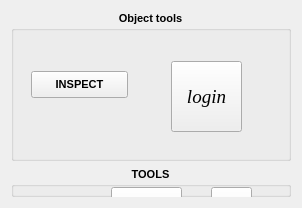
         <widget class="QWidget" name="Objects">
          <attribute name="title">
           <string>Objects</string>
          </attribute>
          <layout class="QGridLayout" name="gridLayout_16">
           <item row="0" column="0">
            <widget class="QGroupBox" name="gp_object_tools">
             <property name="minimumSize">
              <size>
               <width>280</width>
               <height>150</height>
              </size>
             </property>
             <property name="maximumSize">
              <size>
               <width>16777215</width>
               <height>150</height>
              </size>
             </property>
             <property name="font">
              <font>
               <pointsize>8</pointsize>
               <weight>75</weight>
               <bold>true</bold>
              </font>
             </property>
             <property name="title">
              <string>Object tools</string>
             </property>
             <property name="alignment">
              <set>Qt::AlignHCenter|Qt::AlignTop</set>
             </property>
             <widget class="QToolButton" name="btn_login">
              <property name="geometry">
               <rect>
                <x>160</x>
                <y>50</y>
                <width>71</width>
                <height>71</height>
               </rect>
              </property>
              <property name="font">
               <font>
                <family>Times New Roman</family>
                <pointsize>14</pointsize>
                <weight>50</weight>
                <italic>true</italic>
                <bold>false</bold>
               </font>
              </property>
              <property name="text">
               <string>login</string>
              </property>
              <property name="icon">
               <iconset>
                <normaloff>../resources/icons/hand_stop.png</normaloff>../resources/icons/hand_stop.png</iconset>
              </property>
              <property name="iconSize">
               <size>
                <width>32</width>
                <height>32</height>
               </size>
              </property>
              <property name="checkable">
               <bool>true</bool>
              </property>
              <property name="autoExclusive">
               <bool>false</bool>
              </property>
              <property name="toolButtonStyle">
               <enum>Qt::ToolButtonTextUnderIcon</enum>
              </property>
             </widget>
             <widget class="QPushButton" name="btn_inspect">
              <property name="geometry">
               <rect>
                <x>20</x>
                <y>60</y>
                <width>97</width>
                <height>27</height>
               </rect>
              </property>
              <property name="text">
               <string>INSPECT</string>
              </property>
             </widget>
            </widget>
           </item>
           <item row="1" column="0">
            <widget class="QGroupBox" name="gp_object_specification">
             <property name="enabled">
              <bool>true</bool>
             </property>
             <property name="minimumSize">
              <size>
               <width>100</width>
               <height>0</height>
              </size>
             </property>
             <property name="font">
              <font>
               <pointsize>8</pointsize>
               <weight>75</weight>
               <bold>true</bold>
              </font>
             </property>
             <property name="title">
              <string>TOOLS</string>
             </property>
             <property name="alignment">
              <set>Qt::AlignHCenter|Qt::AlignTop</set>
             </property>
             <widget class="QToolButton" name="btnReset">
              <property name="geometry">
               <rect>
                <x>200</x>
                <y>20</y>
                <width>41</width>
                <height>71</height>
               </rect>
              </property>
              <property name="font">
               <font>
                <family>Ubuntu</family>
                <pointsize>12</pointsize>
                <weight>75</weight>
                <italic>true</italic>
                <bold>true</bold>
               </font>
              </property>
              <property name="text">
               <string>Reset</string>
              </property>
              <property name="icon">
               <iconset>
                <normaloff>ICONS/reset.png</normaloff>ICONS/reset.png</iconset>
              </property>
              <property name="iconSize">
               <size>
                <width>64</width>
                <height>64</height>
               </size>
              </property>
              <property name="checkable">
               <bool>false</bool>
              </property>
              <property name="autoExclusive">
               <bool>true</bool>
              </property>
              <property name="toolButtonStyle">
               <enum>Qt::ToolButtonTextUnderIcon</enum>
              </property>
             </widget>
             <widget class="QToolButton" name="btnBackup">
              <property name="geometry">
               <rect>
                <x>20</x>
                <y>30</y>
                <width>61</width>
                <height>61</height>
               </rect>
              </property>
              <property name="font">
               <font>
                <family>Ubuntu</family>
                <pointsize>12</pointsize>
                <weight>75</weight>
                <italic>true</italic>
                <bold>true</bold>
               </font>
              </property>
              <property name="text">
               <string>Backup</string>
              </property>
              <property name="icon">
               <iconset>
                <normaloff>ICONS/Backup-Sync-icon.png</normaloff>ICONS/Backup-Sync-icon.png</iconset>
              </property>
              <property name="iconSize">
               <size>
                <width>64</width>
                <height>64</height>
               </size>
              </property>
              <property name="checkable">
               <bool>false</bool>
              </property>
              <property name="autoExclusive">
               <bool>false</bool>
              </property>
              <property name="toolButtonStyle">
               <enum>Qt::ToolButtonTextUnderIcon</enum>
              </property>
             </widget>
             <widget class="QToolButton" name="btnReload">
              <property name="geometry">
               <rect>
                <x>100</x>
                <y>20</y>
                <width>71</width>
                <height>81</height>
               </rect>
              </property>
              <property name="font">
               <font>
                <family>Ubuntu</family>
                <pointsize>12</pointsize>
                <weight>75</weight>
                <italic>true</italic>
                <bold>true</bold>
               </font>
              </property>
              <property name="text">
               <string>Reload</string>
              </property>
              <property name="icon">
               <iconset>
                <normaloff>ICONS/Reload icon.png</normaloff>ICONS/Reload icon.png</iconset>
              </property>
              <property name="iconSize">
               <size>
                <width>64</width>
                <height>64</height>
               </size>
              </property>
              <property name="checkable">
               <bool>false</bool>
              </property>
              <property name="autoExclusive">
               <bool>false</bool>
              </property>
              <property name="toolButtonStyle">
               <enum>Qt::ToolButtonTextUnderIcon</enum>
              </property>
             </widget>
             <widget class="QGroupBox" name="gp_object_specification_2">
              <property name="enabled">
               <bool>true</bool>
              </property>
              <property name="geometry">
               <rect>
                <x>20</x>
                <y>130</y>
                <width>241</width>
                <height>321</height>
               </rect>
              </property>
              <property name="minimumSize">
               <size>
                <width>100</width>
                <height>0</height>
               </size>
              </property>
              <property name="font">
               <font>
                <pointsize>8</pointsize>
                <weight>75</weight>
                <bold>true</bold>
               </font>
              </property>
              <property name="title">
               <string>COUNT</string>
              </property>
              <property name="alignment">
               <set>Qt::AlignHCenter|Qt::AlignTop</set>
              </property>
              <widget class="QLabel" name="val_rhs">
               <property name="geometry">
                <rect>
                 <x>90</x>
                 <y>60</y>
                 <width>111</width>
                 <height>41</height>
                </rect>
               </property>
               <property name="frameShape">
                <enum>QFrame::StyledPanel</enum>
               </property>
               <property name="frameShadow">
                <enum>QFrame::Sunken</enum>
               </property>
               <property name="text">
                <string/>
               </property>
              </widget>
              <widget class="QLabel" name="lbrhs">
               <property name="geometry">
                <rect>
                 <x>30</x>
                 <y>70</y>
                 <width>66</width>
                 <height>17</height>
                </rect>
               </property>
               <property name="font">
                <font>
                 <pointsize>12</pointsize>
                 <weight>75</weight>
                 <italic>true</italic>
                 <bold>true</bold>
                </font>
               </property>
               <property name="text">
                <string>RHS</string>
               </property>
              </widget>
              <widget class="QLabel" name="val_mdl">
               <property name="geometry">
                <rect>
                 <x>90</x>
                 <y>150</y>
                 <width>111</width>
                 <height>41</height>
                </rect>
               </property>
               <property name="frameShape">
                <enum>QFrame::StyledPanel</enum>
               </property>
               <property name="frameShadow">
                <enum>QFrame::Sunken</enum>
               </property>
               <property name="text">
                <string/>
               </property>
              </widget>
              <widget class="QLabel" name="lbmdl">
               <property name="geometry">
                <rect>
                 <x>30</x>
                 <y>160</y>
                 <width>66</width>
                 <height>17</height>
                </rect>
               </property>
               <property name="font">
                <font>
                 <pointsize>12</pointsize>
                 <weight>75</weight>
                 <italic>true</italic>
                 <bold>true</bold>
                </font>
               </property>
               <property name="text">
                <string>MDL</string>
               </property>
              </widget>
              <widget class="QLabel" name="val_lhs">
               <property name="geometry">
                <rect>
                 <x>90</x>
                 <y>230</y>
                 <width>111</width>
                 <height>41</height>
                </rect>
               </property>
               <property name="frameShape">
                <enum>QFrame::StyledPanel</enum>
               </property>
               <property name="frameShadow">
                <enum>QFrame::Sunken</enum>
               </property>
               <property name="text">
                <string/>
               </property>
              </widget>
              <widget class="QLabel" name="lblhs">
               <property name="geometry">
                <rect>
                 <x>30</x>
                 <y>240</y>
                 <width>66</width>
                 <height>17</height>
                </rect>
               </property>
               <property name="font">
                <font>
                 <pointsize>12</pointsize>
                 <weight>75</weight>
                 <italic>true</italic>
                 <bold>true</bold>
                </font>
               </property>
               <property name="text">
                <string>LHS</string>
               </property>
              </widget>
             </widget>
            </widget>
           </item>
          </layout>
         </widget>
